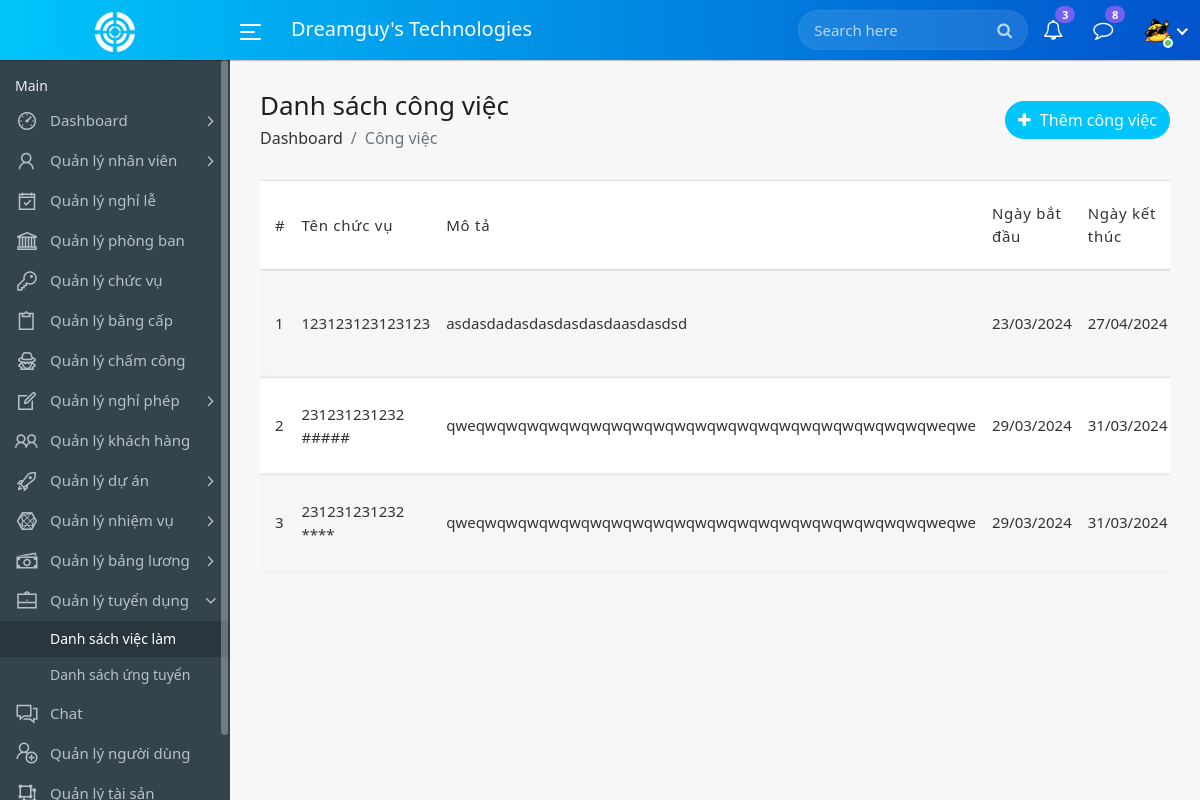
/jobs.php (signed in), run on the app's committed database.
### tables this page shows
CREATE TABLE `users` (
  `id` int(11) NOT NULL,
  `name` varchar(200) NOT NULL,
  `email` varchar(100) NOT NULL,
  `password` varchar(200) NOT NULL,
  `avatar` varchar(255) NOT NULL,
  `role` int(11) NOT NULL,
  `status` int(11) NOT NULL,
  `employee_id` int(11) DEFAULT NULL,
  `created_at` timestamp NOT NULL DEFAULT current_timestamp()
);

CREATE TABLE `jobs` (
  `id` int(11) NOT NULL,
  `title` varchar(255) NOT NULL,
  `department_id` int(11) NOT NULL,
  `location` varchar(255) NOT NULL,
  `vacancies` int(11) NOT NULL,
  `experience` int(11) NOT NULL,
  `age` int(11) NOT NULL,
  `salary_from` double NOT NULL,
  `salary_to` double NOT NULL,
  `type` varchar(255) NOT NULL,
  `status` varchar(100) NOT NULL,
  `start_date` date NOT NULL,
  `expire_date` date NOT NULL,
  `description` text NOT NULL,
  `created_at` timestamp NOT NULL DEFAULT current_timestamp()
);

### class/job.php (called while the page is built, shortened)
<?php
class Job {
    private $dbh;
    public function __construct($dbh) {
        $this->dbh = $dbh;
    }
    public function viewAllJobs() {
        try {
            $query = "SELECT j.*, d.name AS department_name
                    FROM jobs AS j
                    LEFT JOIN departments AS d ON j.department_id = d.id";
            $stmt = $this->dbh->prepare($query);
            $stmt->execute();
            return $stmt->fetchAll(PDO::FETCH_ASSOC);
        } catch (PDOException $e) {
            echo "Error: " . $e->getMessage();
            return false;
        }
    }
}

### jobs.php (the view, shortened to what this page needs)
<?php
include_once('includes/config.php');
include_once('class/job.php');
$jobObj = new Job($dbh);
?>
<!DOCTYPE html>
<html lang="en">
<head>
    <link rel="stylesheet" href="assets/css/bootstrap.min.css">
    <link rel="stylesheet" href="assets/css/font-awesome.min.css">
    <link rel="stylesheet" href="assets/css/line-awesome.min.css">
    <link rel="stylesheet" href="assets/css/dataTables.bootstrap4.min.css">
    <link rel="stylesheet" href="assets/css/select1.min.css">
    <link rel="stylesheet" href="assets/css/style.css">
    <link rel="stylesheet" type="text/css" href="https://cdn.datatables.net/buttons/2.2.2/css/buttons.dataTables.min.css">
</head>
<body>
    <div class="main-wrapper">
        <?php include_once("includes/header.php"); ?>
        <?php include_once("includes/sidebar.php"); ?>
        <div class="page-wrapper">
            <div class="content container-fluid">
                <div class="page-header">
                    <div class="row align-items-center">
                        <div class="col">
                            <h3 class="page-title">Danh sách công việc</h3>
                            <ul class="breadcrumb">
                                <li class="breadcrumb-item"><a href="index.php">Dashboard</a></li>
                                <li class="breadcrumb-item active">Công việc</li>
                            </ul>
                        </div>
                        <div class="col-auto float-right ml-auto">
                            <a href="#" class="btn add-btn" data-toggle="modal" data-target="#add_job"><i class="fa fa-plus"></i> Thêm công việc</a>
                        </div>
                    </div>
                </div>
                <div class="row">
                    <div class="col-md-12">
                        <div class="table-responsive">
                            <table class="table table-striped custom-table datatable">
                                <thead>
                                    <tr>
                                        <th>#</th>
                                        <th>Tên chức vụ</th>
                                        <th>Mô tả</th>
                                        <th>Ngày bắt đầu</th>
                                        <th>Ngày kết thúc</th>
                                    </tr>
                                </thead>
                                <tbody>
                                    <?php
                                    $results = $jobObj->viewAllJobs();
                                    $cnt = 1;
                                    if ($results) {
                                        foreach ($results as $row) {
                                    ?>
                                            <tr>
                                                <td><?= $cnt ?></td>
                                                <td><?php echo htmlentities(($row["title"])); ?></td>
                                                <td><?php echo htmlentities($row["description"]); ?></td>
                                                <td><?php echo date('d/m/Y', htmlentities(strtotime($row["start_date"]))); ?></td>
                                                <td><?php echo date('d/m/Y', htmlentities(strtotime($row["expire_date"]))); ?></td>
                                            </tr>
                                    <?php $cnt += 1;
                                        }
                                    } ?>
                                </tbody>
                            </table>
                        </div>
                    </div>
                </div>
            </div>
        </div>
    </div>
</body>
</html>

### includes/header.php (shortened to what this page needs)
<div class="header">
    <div class="header-left">
        <a href="index.php" class="logo">
            <img src="assets/img/logo.png" width="40" height="40" alt="">
        </a>
    </div>
    <a id="toggle_btn" href="javascript:void(0);">
        <span class="bar-icon">
            <span></span>
            <span></span>
            <span></span>
        </span>
    </a>
    <div class="page-title-box">
        <h3>Dreamguy's Technologies</h3>
    </div>
    <ul class="nav user-menu">
        <li class="nav-item">
            <div class="top-nav-search">
                <form action="search.php">
                    <input class="form-control" type="text" placeholder="Search here">
                    <button class="btn" type="submit"><i class="fa fa-search"></i></button>
                </form>
            </div>
        </li>
        <li class="nav-item dropdown">
            <a href="#" class="dropdown-toggle nav-link" data-toggle="dropdown">
                <i class="fa fa-bell-o"></i> <span class="badge badge-pill">3</span>
            </a>
        </li>
        <li class="nav-item dropdown">
            <a href="#" class="dropdown-toggle nav-link" data-toggle="dropdown">
                <i class="fa fa-comment-o"></i> <span class="badge badge-pill">8</span>
            </a>
        </li>
        <?php
	 $sql = "SELECT * FROM users WHERE id = :id";
	 $query = $dbh->prepare($sql);
	 $query->bindParam(':id', $_SESSION["user_id"]);
	 $query->execute();
	 $result = $query->fetch(PDO::FETCH_ASSOC);
		?>
        <li class="nav-item dropdown has-arrow main-drop">
            <a href="#"  class="nav-link dropdown-toggle" data-toggle="dropdown" aria-expanded="false">
                <span class="user-img"> <span class="user-img">
                        <?php if (substr($result["avatar"], 0, 5) === 'https'): ?>
                        <img src="<?php echo htmlentities($result["avatar"]); ?>" alt="Avatar">
                        <?php else: ?>
                        <img src="upload/users/<?php echo htmlentities($result["avatar"]); ?>" alt="Avatar">
                        <?php endif; ?>
                        <span class="status online"></span></span>
            </a>
        </li>
    </ul>
</div>

### data on the page
users: avatar (picture)
jobs: title "123123123123123", description "asdasdadasdasdasdasdaasdasdsd", start_date "23/03/2024", expire_date "27/04/2024"
jobs: title "231231231232 #####", description "qweqwqwqwqwqwqwqwqwqwqwqwqwqwqwqwqwqwqwqwqwqwqweqwe", start_date "29/03/2024", expire_date "31/03/2024"
jobs: title "231231231232 ****", description "qweqwqwqwqwqwqwqwqwqwqwqwqwqwqwqwqwqwqwqwqwqwqweqwe", start_date "29/03/2024", expire_date "31/03/2024"
